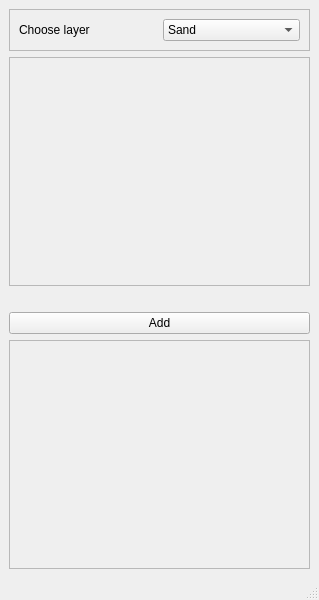
<?xml version="1.0" encoding="UTF-8"?>
<ui version="4.0">
 <class>MainWindow</class>
 <widget class="QMainWindow" name="MainWindow">
  <property name="geometry">
   <rect>
    <x>0</x>
    <y>0</y>
    <width>319</width>
    <height>600</height>
   </rect>
  </property>
  <property name="windowTitle">
   <string>MainWindow</string>
  </property>
  <widget class="QWidget" name="centralwidget">
   <layout class="QVBoxLayout" name="verticalLayout">
    <item>
     <widget class="QFrame" name="frame_3">
      <property name="frameShape">
       <enum>QFrame::StyledPanel</enum>
      </property>
      <property name="frameShadow">
       <enum>QFrame::Raised</enum>
      </property>
      <layout class="QHBoxLayout" name="horizontalLayout">
       <item>
        <widget class="QLabel" name="label">
         <property name="text">
          <string>Choose layer</string>
         </property>
        </widget>
       </item>
       <item>
        <widget class="QComboBox" name="layerChooseComboBox">
         <item>
          <property name="text">
           <string>Sand</string>
          </property>
         </item>
         <item>
          <property name="text">
           <string>Coal</string>
          </property>
         </item>
         <item>
          <property name="text">
           <string>Shale</string>
          </property>
         </item>
        </widget>
       </item>
      </layout>
     </widget>
    </item>
    <item>
     <widget class="QScrollArea" name="owcInputScrollArea">
      <property name="maximumSize">
       <size>
        <width>16777215</width>
        <height>300</height>
       </size>
      </property>
      <property name="widgetResizable">
       <bool>true</bool>
      </property>
      <widget class="QWidget" name="scrollAreaWidgetContents">
       <property name="geometry">
        <rect>
         <x>0</x>
         <y>0</y>
         <width>299</width>
         <height>161</height>
        </rect>
       </property>
       <layout class="QVBoxLayout" name="verticalLayout_2">
        <item>
         <layout class="QGridLayout" name="owcInputGridLayout"/>
        </item>
        <item>
         <spacer name="verticalSpacer">
          <property name="orientation">
           <enum>Qt::Vertical</enum>
          </property>
          <property name="sizeHint" stdset="0">
           <size>
            <width>20</width>
            <height>40</height>
           </size>
          </property>
         </spacer>
        </item>
       </layout>
      </widget>
     </widget>
    </item>
    <item>
     <widget class="QLabel" name="messageLabel">
      <property name="text">
       <string/>
      </property>
     </widget>
    </item>
    <item>
     <widget class="QPushButton" name="addOwcButton">
      <property name="text">
       <string>Add</string>
      </property>
     </widget>
    </item>
    <item>
     <widget class="QScrollArea" name="scrollArea_2">
      <property name="widgetResizable">
       <bool>true</bool>
      </property>
      <widget class="QWidget" name="scrollAreaWidgetContents_2">
       <property name="geometry">
        <rect>
         <x>0</x>
         <y>0</y>
         <width>299</width>
         <height>276</height>
        </rect>
       </property>
       <layout class="QVBoxLayout" name="verticalLayout_3">
        <item>
         <layout class="QGridLayout" name="owcInfoGridLayout"/>
        </item>
        <item>
         <spacer name="verticalSpacer_2">
          <property name="orientation">
           <enum>Qt::Vertical</enum>
          </property>
          <property name="sizeHint" stdset="0">
           <size>
            <width>20</width>
            <height>40</height>
           </size>
          </property>
         </spacer>
        </item>
       </layout>
      </widget>
     </widget>
    </item>
   </layout>
  </widget>
  <widget class="QMenuBar" name="menubar">
   <property name="geometry">
    <rect>
     <x>0</x>
     <y>0</y>
     <width>319</width>
     <height>21</height>
    </rect>
   </property>
  </widget>
  <widget class="QStatusBar" name="statusbar"/>
 </widget>
 <resources/>
 <connections/>
</ui>
